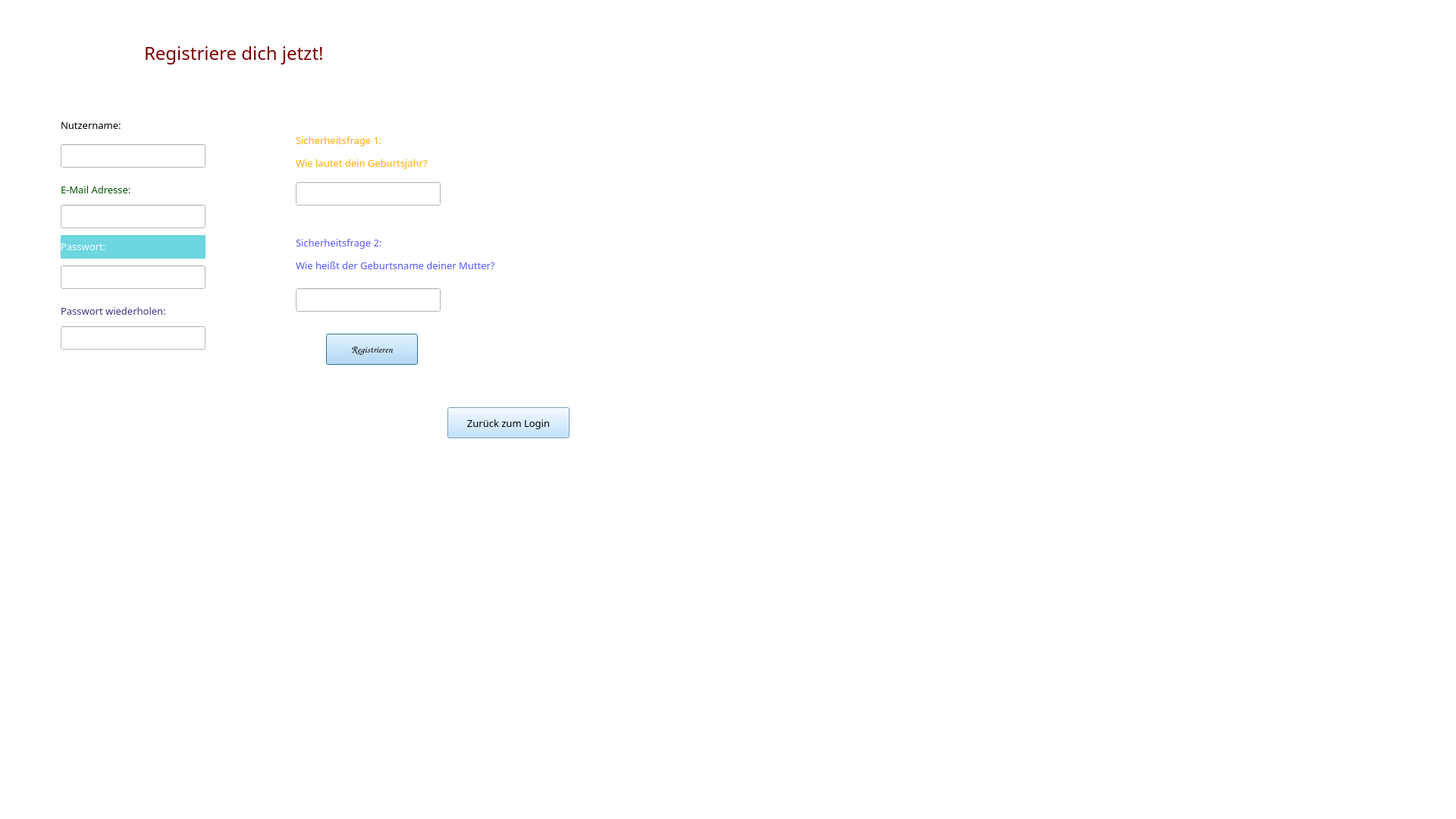
<?xml version="1.0" encoding="UTF-8"?>
<ui version="4.0">
 <class>Registrieren</class>
 <widget class="QDialog" name="Registrieren">
  <property name="geometry">
   <rect>
    <x>0</x>
    <y>0</y>
    <width>1920</width>
    <height>1080</height>
   </rect>
  </property>
  <property name="windowTitle">
   <string>Dialog</string>
  </property>
  <property name="styleSheet">
   <string notr="true">background-color: rgb(255, 255, 255);</string>
  </property>
  <widget class="QPushButton" name="Registrieren_2">
   <property name="geometry">
    <rect>
     <x>430</x>
     <y>440</y>
     <width>121</width>
     <height>41</height>
    </rect>
   </property>
   <property name="font">
    <font>
     <family>Comic Sans MS</family>
     <pointsize>10</pointsize>
    </font>
   </property>
   <property name="styleSheet">
    <string notr="true">background-color: rgb(174, 218, 255);</string>
   </property>
   <property name="text">
    <string>Registrieren</string>
   </property>
  </widget>
  <widget class="QLineEdit" name="LEUsername">
   <property name="geometry">
    <rect>
     <x>80</x>
     <y>190</y>
     <width>191</width>
     <height>31</height>
    </rect>
   </property>
   <property name="styleSheet">
    <string notr="true"/>
   </property>
  </widget>
  <widget class="QLineEdit" name="LEPasswort">
   <property name="geometry">
    <rect>
     <x>80</x>
     <y>350</y>
     <width>191</width>
     <height>31</height>
    </rect>
   </property>
   <property name="echoMode">
    <enum>QLineEdit::Password</enum>
   </property>
  </widget>
  <widget class="QLineEdit" name="LEPasswortwdh">
   <property name="geometry">
    <rect>
     <x>80</x>
     <y>430</y>
     <width>191</width>
     <height>31</height>
    </rect>
   </property>
   <property name="echoMode">
    <enum>QLineEdit::Password</enum>
   </property>
  </widget>
  <widget class="QLineEdit" name="LEEMail">
   <property name="geometry">
    <rect>
     <x>80</x>
     <y>270</y>
     <width>191</width>
     <height>31</height>
    </rect>
   </property>
  </widget>
  <widget class="QLineEdit" name="LEs1">
   <property name="geometry">
    <rect>
     <x>390</x>
     <y>240</y>
     <width>191</width>
     <height>31</height>
    </rect>
   </property>
  </widget>
  <widget class="QLineEdit" name="LEs2">
   <property name="geometry">
    <rect>
     <x>390</x>
     <y>380</y>
     <width>191</width>
     <height>31</height>
    </rect>
   </property>
  </widget>
  <widget class="QLabel" name="label">
   <property name="geometry">
    <rect>
     <x>390</x>
     <y>170</y>
     <width>241</width>
     <height>61</height>
    </rect>
   </property>
   <property name="font">
    <font>
     <family>MV Boli</family>
    </font>
   </property>
   <property name="styleSheet">
    <string notr="true">color: rgb(2, 2, 2);</string>
   </property>
   <property name="text">
    <string>&lt;html&gt;&lt;head/&gt;&lt;body&gt;&lt;p&gt;&lt;span style=&quot; font-size:10pt; color:#ffaa00;&quot;&gt;Sicherheitsfrage 1: &lt;/span&gt;&lt;/p&gt;&lt;p&gt;&lt;span style=&quot; font-size:10pt; color:#ffaa00;&quot;&gt;Wie lautet dein Geburtsjahr?&lt;/span&gt;&lt;/p&gt;&lt;/body&gt;&lt;/html&gt;</string>
   </property>
  </widget>
  <widget class="QLabel" name="label_2">
   <property name="geometry">
    <rect>
     <x>80</x>
     <y>400</y>
     <width>231</width>
     <height>21</height>
    </rect>
   </property>
   <property name="font">
    <font>
     <family>MV Boli</family>
    </font>
   </property>
   <property name="text">
    <string>&lt;html&gt;&lt;head/&gt;&lt;body&gt;&lt;p&gt;&lt;span style=&quot; font-size:10pt; color:#3b3182;&quot;&gt;Passwort wiederholen:&lt;/span&gt;&lt;/p&gt;&lt;/body&gt;&lt;/html&gt;</string>
   </property>
  </widget>
  <widget class="QLabel" name="label_3">
   <property name="geometry">
    <rect>
     <x>80</x>
     <y>310</y>
     <width>191</width>
     <height>31</height>
    </rect>
   </property>
   <property name="font">
    <font>
     <family>MV Boli</family>
    </font>
   </property>
   <property name="styleSheet">
    <string notr="true">background-color: rgb(109, 214, 225);
color: rgb(255, 255, 255);</string>
   </property>
   <property name="text">
    <string>&lt;html&gt;&lt;head/&gt;&lt;body&gt;&lt;p&gt;&lt;span style=&quot; font-size:10pt;&quot;&gt;Passwort:&lt;/span&gt;&lt;/p&gt;&lt;/body&gt;&lt;/html&gt;</string>
   </property>
  </widget>
  <widget class="QLabel" name="label_4">
   <property name="geometry">
    <rect>
     <x>80</x>
     <y>240</y>
     <width>121</width>
     <height>20</height>
    </rect>
   </property>
   <property name="font">
    <font>
     <family>MV Boli</family>
    </font>
   </property>
   <property name="styleSheet">
    <string notr="true">color: rgb(13, 13, 13);</string>
   </property>
   <property name="text">
    <string>&lt;html&gt;&lt;head/&gt;&lt;body&gt;&lt;p&gt;&lt;span style=&quot; font-size:10pt; color:#005500;&quot;&gt;E-Mail Adresse:&lt;/span&gt;&lt;/p&gt;&lt;/body&gt;&lt;/html&gt;</string>
   </property>
  </widget>
  <widget class="QLabel" name="label_5">
   <property name="geometry">
    <rect>
     <x>80</x>
     <y>150</y>
     <width>191</width>
     <height>31</height>
    </rect>
   </property>
   <property name="font">
    <font>
     <family>MV Boli</family>
    </font>
   </property>
   <property name="styleSheet">
    <string notr="true"/>
   </property>
   <property name="text">
    <string>&lt;html&gt;&lt;head/&gt;&lt;body&gt;&lt;p&gt;&lt;span style=&quot; font-size:10pt;&quot;&gt; Nutzername:&lt;/span&gt;&lt;/p&gt;&lt;/body&gt;&lt;/html&gt;</string>
   </property>
  </widget>
  <widget class="QLabel" name="label_6">
   <property name="geometry">
    <rect>
     <x>390</x>
     <y>300</y>
     <width>361</width>
     <height>71</height>
    </rect>
   </property>
   <property name="font">
    <font>
     <family>MV Boli</family>
    </font>
   </property>
   <property name="text">
    <string>&lt;html&gt;&lt;head/&gt;&lt;body&gt;&lt;p&gt;&lt;span style=&quot; font-size:10pt; color:#5555ff;&quot;&gt;Sicherheitsfrage 2: &lt;/span&gt;&lt;/p&gt;&lt;p&gt;&lt;span style=&quot; font-size:10pt; color:#5555ff;&quot;&gt;Wie heißt der Geburtsname deiner Mutter?&lt;/span&gt;&lt;/p&gt;&lt;/body&gt;&lt;/html&gt;</string>
   </property>
  </widget>
  <widget class="QLabel" name="label_7">
   <property name="geometry">
    <rect>
     <x>190</x>
     <y>40</y>
     <width>371</width>
     <height>61</height>
    </rect>
   </property>
   <property name="font">
    <font>
     <family>MV Boli</family>
     <pointsize>18</pointsize>
    </font>
   </property>
   <property name="styleSheet">
    <string notr="true">color: rgb(0, 136, 0);</string>
   </property>
   <property name="text">
    <string>&lt;html&gt;&lt;head/&gt;&lt;body&gt;&lt;p&gt;&lt;span style=&quot; color:#7c0000;&quot;&gt;Registriere dich jetzt!&lt;/span&gt;&lt;/p&gt;&lt;/body&gt;&lt;/html&gt;</string>
   </property>
  </widget>
  <widget class="QPushButton" name="login">
   <property name="geometry">
    <rect>
     <x>590</x>
     <y>537</y>
     <width>161</width>
     <height>41</height>
    </rect>
   </property>
   <property name="font">
    <font>
     <family>MV Boli</family>
     <pointsize>10</pointsize>
    </font>
   </property>
   <property name="styleSheet">
    <string notr="true">background-color: rgb(174, 218, 255);</string>
   </property>
   <property name="text">
    <string>Zurück zum Login</string>
   </property>
  </widget>
 </widget>
 <resources/>
 <connections/>
</ui>
